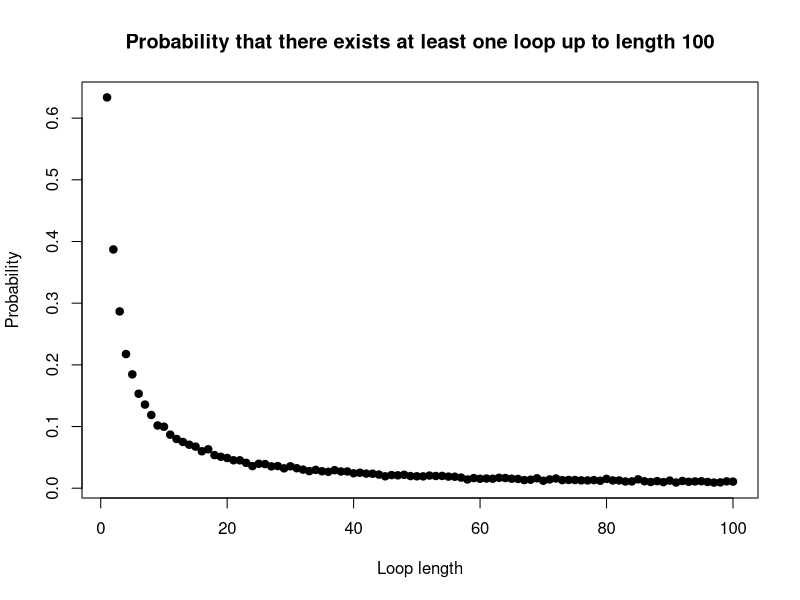

The R script that drew this image:
## Group34:Vangelis Antypas: s2449453, Jihan Li: s2322347, Daniel Kwok: s2308472
## Github repository address: 'https://github.com/Dani206-2/Project2'
## Contribution: Daniel created the github repository and invited Vangelis and 
## Jihan. Q1: Daniel+Jihan, Q2: Daniel, Q5: Daniel+Jihan, Q3,Q4,Q6: Vangelis
## For the sake of keeping a record, we have reported who worked on
## every question. However the submissions are not a product of individual work 
## because we worked by getting together and talking about the questions and 
## this just cannot be tracked. As far as we are concerned the distribution of 
## work was as uniform as possible.

## ----------------------------------------------------------------------------

## The function Pone, aims to calculate the probability of an individual  
## prisoner finding their own number in n tries. Depending on the chosen 
## strategy, Pone generates a sequence of the boxes the prisoner is going 
## through, along with the corresponding card numbers.
 

## Inputs: n: the number of prisoners divided by 2, k: the prisoner through 
## "..." notation, strategy: 3 strategies to choose, through "..." notation
## nreps: number of simulations, the default value is set to 10,000.

## Output: probability of success for the chosen strategy for an individual
## prisoner.

## The function Pone is defined right after, the (sub)function Psub, which is 
## utilized in the definition of Pone

## ----------------------------------------------------------------------------

## The function Psub, aims to minimize the overlap between the function Pone
## and the function Pall, which is defined later on.

## Inputs: n,k,strategy and a 2n-vector cardseq representing the sequence of
## cards in the corresponding boxes, i.e cardseq[k] is the number of the card
## contained in the box k 

## Output: True if the prisoners finds his number for the given inputs 
## successfully, False otherwise.




## Control the randomness
set.seed(0)

Psub<-function(n,k,strategy,cardseq){
  succeed=FALSE ## Assume the prisoner fails
  
  ## Checks if the strategy is 1 or 2
  if(strategy==1|strategy==2){
    
    
    
    if(strategy==1){ ## For strategy 1, pick box k
      
      card<-cardseq[k] ## The first card to be read
      
    } else { ## For strategy 2, random initial choice
      
      boxopen<-sample(seq(1,2*n),1) ## The box that the prisoner opens 
      card<-cardseq[boxopen] ## The card number in that box
    }
    
    
    i<-1 ## Set the number of boxes opened to be 1
    
    ## If the card is not found and boxes opened is less than n
    while (card!=k & i<n){
      
      ## Update the card read by using the previous card number to find
      ## the corresponding box number
      card<-cardseq[card] 
      i<-i+1 ## Increase the count by 1
    }
    
    ## If the prisoner finds the card before opening n cards, then succeed!
    if(card==k){
      succeed=TRUE
    }
  }
  
  if (strategy==3){## For strategy 3, random guessing 
    
    openseq<-sample(seq(1,2*n),n) ## Create a sequence of boxes to be opened
    
    ## If the prisoner number is in one of the n boxes, it counts as success
    if (k %in% cardseq[openseq]){
      succeed=TRUE
      
    }
  }
  succeed ## Output: either TRUE or FALSE
}

## ----------------------------------------------------------------------------

Pone<-function (n,nreps=10000,...){
  ## We set the number of successes as 0
  success<-0
  
  
  ## Repeating the simulation for nreps times
  for (i in 1:nreps){
    cardseq<-c() ## Generate an empty vector for cardseq
    cardseq<- sample(seq(1,2*n),2*n) ## Randomly allocate cards to boxes
    
    ## We use the Psub function to run the simulation
    result<-Psub(n=n,cardseq=cardseq,...) 
    
    if (result){ ## Add 1 if Psub returns true, indicating success
      success<-success+1 
    }
  }
  success/nreps ## Output:the probability of success
  
}

## ----------------------------------------------------------------------------

## The function Pall aims to calculate the probability of success for all the
## prisoners, i.e. the probability that every single prisoner finds their 
## number, under a given strategy.
## Inputs: n, nreps (same meaning as above)
## plus strategy through '...' notation
## Output: Probability that all the prisoners find their number for the given
## inputs.  


 
Pall<-function(n,nreps=10000,...){
  ## We set the number of successes to 0
  success<-0
  
  ## Repeating the simulation for nreps times
  for (i in 1:nreps){
    cardseq<-c() ## Generate an empty vector for cardseq
    cardseq<- sample(seq(1,2*n),2*n) ## Randomly allocate card no. to boxes
    
    for (k in 1:(2*n)){ ## Test all prisoners from k=1 to 2n
      result<-Psub(n=n,k=k,cardseq=cardseq,...)
      if (result==FALSE){
        break ## If one prisoner fails we can stop the simulation
      }
      if (k==2*n){ ## If the last prisoner succeed, we are successful!
        success<-success+1
      }
    }
    
    
  }
  success/nreps ## Output:the probability of success
  
  
}

## ----------------------------------------------------------------------------


## Demonstration

## For an individual prisoner
## The probability of success is the same for every prisoner (under any 
## strategy), so without loss of generality we demonstrate for prisoner 1


## Probability of success for prisoner 1, for n=5, under strategy=1,2,3

r_ind5=c()

for(i in 1:3){
   
      r_ind5<-c(r_ind5,Pone(n=5,k=1,strategy=i))

}

## Probability of success for prisoner 1, for n=50, under strategy=1,2,3


r_ind50=c()

for(i in 1:3){
   
      r_ind50<-c(r_ind50,(Pone(n=50,k=1,strategy=i)))

}

## For all prisoners
## Probability of success for all prisoners simultaneously, under 
## strategy=1,2,3

r_all5=c()

for(i in 1:3){
   
      r_all5<-append(r_all5,(Pall(n=5,strategy=i)))

}


r_all50=c()

for(i in 1:3){
   
      r_all50=append(r_all50,(Pall(n=50,strategy=i)))

}


## ----------------------------------------------------------------------------

## results : r_ind5 = 0.4959 0.4028 0.4943, r_ind50 = 0.4955 0.3808 0.4947
## r_all5 = 0.3598 0.0001 0.0013, r_all50 = 0.3127 0.0000 0.0000

## ----------------------------------------------------------------------------

## We observe that for the individual cases strategies 1,3 give better results
## than strategy 2, which matches our theoretical expectations. To understand
## why that is consider the fact that for strategy=1,3 the theoretical 
## probability is 1/2 while for strategy 2 the prisoner can choose a loop that 
## does not contain their number, so in that case they are stuck, which is why
## intuitively the probability for strategy 2 is <1/2. 

## The really surprising result comes when we consider the probability of 
## success for all the prisoners combined. For strategies 2,3 the probabilities
## of every prisoner are independent, because of the random choice of boxes,
## which makes the combined probability fall off to zero really fast as the 
## number of prisoners increases. For strategy 1, we get a very high probability 
## compared to the other strategies, because the individual probabilities of 
## success are no longer independent. To see this, take into account the 
## underlying permutation of boxes, if for example prisoner 1 finds their
## number then every other prisoner whose number lies on the same loop is also
## going to succeed in finding their number, so the individual successes are 
## not independent. 

## References (for theoretical results): 
## 'https://en.wikipedia.org/wiki/100_prisoners_problem'.



## ----------------------------------------------------------------------------

##  The function dloop aims to estimate, by simulation, the probability of each 
##  loop length from 1 to 2n occurring at least once in a random shuffling of 
##  cards to boxes.

##  Inputs: n, nreps (same meaning as above)

##  Output: The probability of each loop length from 1 to 2n occurring at 
##  least once in a random shuffling of cards to boxes.



dloop<-function(n,nreps){
  
  
  v<-rep(0,2*n) ## Create an empty vector for total occurance for each loop len 
  
  ## Repeating the simulation for nreps times
  for (i in 1:nreps){
    cardseq<-c() 
    cardseq<- sample(seq(1,2*n),2*n) ## Randomly allocate card to boxes
    v.sim<-rep(0,2*n) ### vector used to find whether a loop length has occured 
    
    opencard.seq<-rep(0,2*n) ## assume all card are not opened
    for (k in 1:(2*n)){ ## Test prison number from 1 to 2k
      
      ## Only test cards that are NOT opened
      ## Cards opened will have the same loop length
      ## with one of the previous cards
      
      if(opencard.seq[k]==0){  
        
        loop.len<-1
        card<-cardseq[k] ## The first card to be opened
        
        while (card!=k){
          ## Update the card opened by using the previous card number to find
          ## the corresponding box number
          card<-cardseq[card]
          
          ## Record which card has been opened
          opencard.seq[card]<-1
          
          loop.len<-loop.len+1 ## Increase the loop by 1
        }
        v.sim[loop.len]<-1 ## Enter 1 for the loop length occured
      } 
    }
    
    
    
    ## Update the frequency in vector v by adding v.sim
    v<-v+v.sim
    
  }
  
  
  v/nreps ## Output: Vector with length 2n
}

## ----------------------------------------------------------------------------

## Calculating the probability that there does not exist a loop longer than 50
## for n=50,nreps=10000

u<-dloop(50,10000)
prob<-1 - sum(u[51:100])
## prob is really close to the theoretical probability for strat 1, n=100

## Plotting the probability that there exists a loop of lentgh L=1,...,100

## Plot title
title=c('Probability that there exists at least one loop up to length 100') 


plot(seq(1,100,1),u, main = title,xlab='Loop length',ylab='Probability',
         pch=19)

 
## ----------------------------------------------------------------------------


